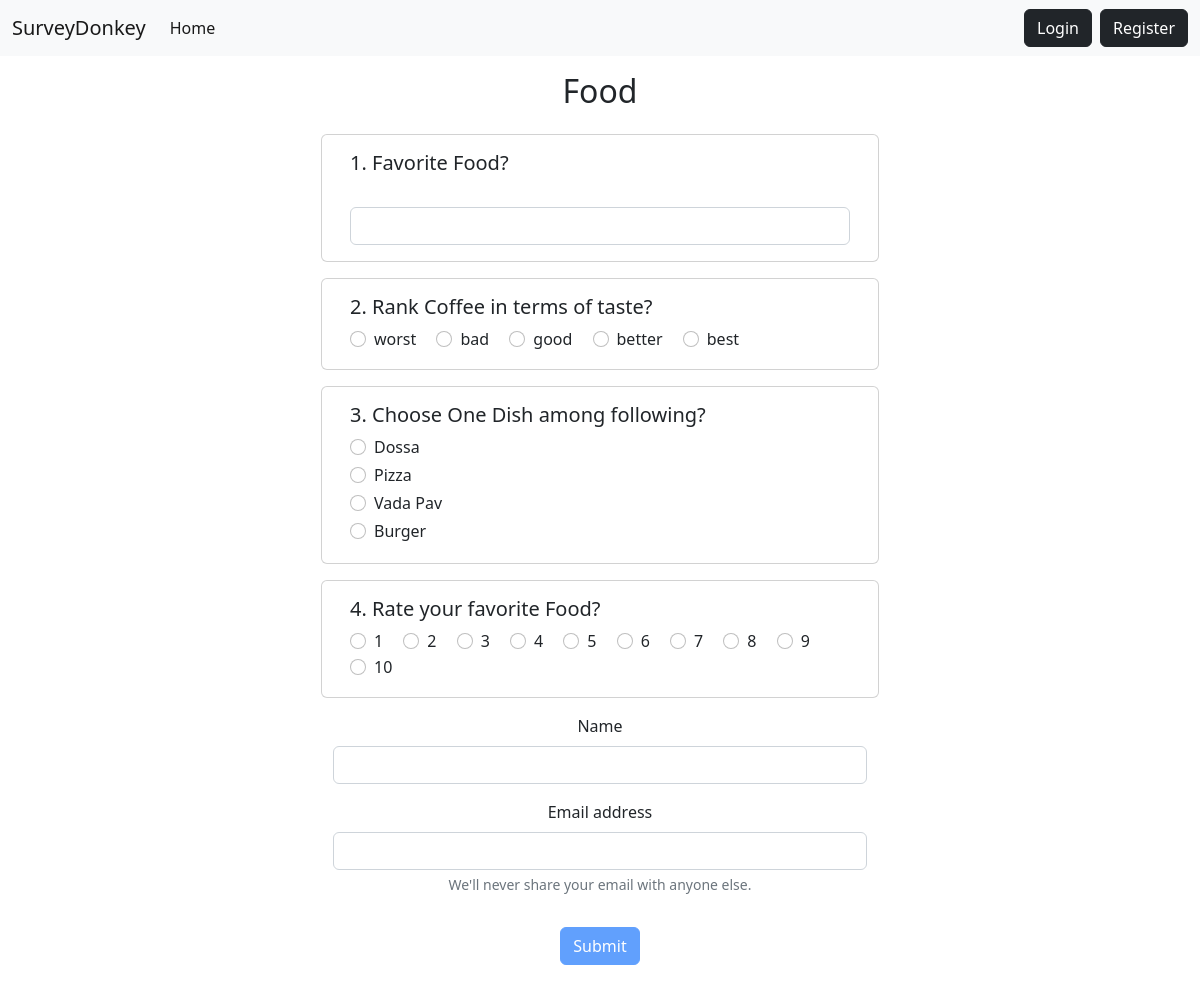
The page /give-survey/11/ on the database its author committed.
### app/models.py (models this page shows)
class Survey(models.Model):
    name = models.CharField(max_length=100)
    questions = models.ManyToManyField('SurveyQuestion')
    user = models.ManyToManyField(User, blank = True)
    userEmail = models.ManyToManyField('UnregisteredUserEmail', blank = True)

class SurveyQuestion(models.Model):
    choices = [
        ("1", "Rating"),
        ("2", "Mcq"),
        ("3", "Ranking"),
        ("4", "Value Based"),
    ]
    question = models.CharField(max_length=100)
    type = models.CharField(max_length=50, choices=choices)
    option1 = models.CharField(max_length=100, null = True, blank = True)
    option2 = models.CharField(max_length=100, null = True, blank = True)
    option3 = models.CharField(max_length=100, null = True, blank = True)
    option4 = models.CharField(max_length=100, null = True, blank = True)
    answer = models.CharField(max_length=100, null = True, blank = True)

### app/views.py (the view, shortened to what this page needs)
# urls.py: path('give-survey/<int:pk>/', GiveSurvey.as_view(), name='give-survey'),
class GiveSurvey(View):
    def get(self, request, pk, *args, **kwargs):
        survey = Survey.objects.get(pk = pk)
        context = {
            "survey": survey,
            "ranking": ['worst', 'bad', 'good', 'better', 'best'],
        }
        print(context)
        return render(request, 'app/giveSurvey.html', context)

### app/templates/app/giveSurvey.html (shortened to what this page needs)
{% extends 'app/base.html' %} {% block content %}
<div class="container">
  <div class="row justify-content-center mt-3">
    <div class="col-md-6 col-sm-12 text-center">
      <h2>{{survey.name}}</h2>
    </div>
  </div>
  <form method="post" id="surveyForm">
    {% for question in survey.questions.all %}
    <div class="row justify-content-center my-3">
      <div class="card col-md-6 col-sm-12">
        <div class="card-body">
          <h5 class="card-title">
            {{ forloop.counter }}. {{ question.question }}
          </h5>
          {% if question.type == "1" %}
          {% for i in '0123456789'|make_list %}
          <div class="form-check form-check-inline">
            <input class="form-check-input" type="radio" name="{{ question.pk }}" id="{{ question.pk }}"
              value="{{forloop.counter}}" />
            <label class="form-check-label" for="inlineRadio{{forloop.counter}}">{{forloop.counter}}</label>
          </div>
          {% endfor %}
          {% endif %}
          {% if question.type == "2" %}
          <div class="form-check mb-1">
            <input class="form-check-input" type="radio" name="{{ question.pk }}" id="option1"
              value="{{ question.option1 }}" />
            <label class="form-check-label" for="option1">{{ question.option1 }}</label>
          </div>
          <div class="form-check mb-1">
            <input class="form-check-input" type="radio" name="{{ question.pk }}" id="option2"
              value="{{ question.option2 }}" />
            <label class="form-check-label" for="option2">{{ question.option2 }}</label>
          </div>
          <div class="form-check mb-1">
            <input class="form-check-input" type="radio" name="{{ question.pk }}" id="option3"
              value="{{ question.option3 }}" />
            <label class="form-check-label" for="option3">{{ question.option3 }}</label>
          </div>
          <div class="form-check mb-1">
            <input class="form-check-input" type="radio" name="{{ question.pk }}" id="option4"
              value="{{ question.option4 }}" />
            <label class="form-check-label" for="option4">{{ question.option4 }}</label>
          </div>
          {% endif %}
          {% if question.type == "3" %}
          {% for rank in ranking %}
          <div class="form-check form-check-inline">
            <input class="form-check-input" type="radio" name="{{ question.pk }}" id="rank{{ forloop.counter }}"
              value="{{ rank }}" />
            <label class="form-check-label" for="rank{{ forloop.counter }}">{{ rank }}</label>
          </div>
          {% endfor %}
          {% endif %}
          {% if question.type == "4" %}
          <div>
            <input type="text" class="form-control" id="valueBased" name="{{ question.pk }}" />
          </div>
          {% endif %}
        </div>
      </div>
    </div>
    {% endfor %}
    {% if not request.user.is_authenticated %}
    <div class="row justify-content-center mb-3">
      <div class="col-md-6 col-sm-12 text-center">
        <div class="mb-3">
          <label for="name" class="form-label">Name</label>
          <input type="text" class="form-control" id="name" name="name" aria-describedby="emailHelp" required>
        </div>
        <div class="mb-3">
          <label for="email" class="form-label">Email address</label>
          <input type="email" class="form-control" id="email" onChange="verifyEmail('{{ survey.pk }}')" name="email" value="" aria-describedby="emailHelp" required>
          <div id="emailHelp" class="form-text">We'll never share your email with anyone else.</div>
        </div>
      </div>
    </div>
    {% endif %}
    <div class="row justify-content-center mb-3">
      <div class="col-md-6 col-sm-12 text-center">
      {% if request.user.is_authenticated %}
        <button id="submitBtn" type="submit" class="btn btn-primary">Submit</button>
      {% else %}
        <button disabled id="submitBtn" type="submit" class="btn btn-primary">Submit</button>
      {% endif %}
      </div>
    </div>
</div>
{% endblock %}

### app/templates/app/base.html (shortened to what this page needs)
{% load static %}
<!DOCTYPE html>
<html lang="en">
  <head>
    <link
      href="https://cdn.jsdelivr.net/npm/bootstrap@5.2.0-beta1/dist/css/bootstrap.min.css"
      rel="stylesheet"
    />
  </head>
  <body>
    {% include 'app/nav.html' %}
    <div class="container">{% block content %} {% endblock %}</div>
  </body>
</html>

### app/templates/app/nav.html (shortened to what this page needs)
<nav class="navbar navbar-expand-lg bg-light">
  <div class="container-fluid">
    <a class="navbar-brand" href="{% url 'index' %}">SurveyDonkey</a>
    <div class="collapse navbar-collapse" id="navbarSupportedContent">
      <ul class="navbar-nav me-auto mb-2 mb-lg-0">
        <li class="nav-item">
          <a
            class="nav-link active"
            aria-current="page"
            href="{% url 'index' %}"
            >Home</a>
        </li>
      </ul>
      <form class="d-flex" role="search">
        {% if user.is_authenticated %}
        <a href="{% url 'account_logout' %}" class="btn btn-dark me-2">Sign Out</a>
        {% else %}
        <a href="{% url 'account_login' %}" class="btn btn-dark me-2">Login</a>
        <a href="{% url 'account_signup' %}" class="btn btn-dark">Register</a>
        {% endif %}
      </form>
    </div>
  </div>
</nav>

### rows shown on the page
Survey: name "Food"
SurveyQuestion: question "Favorite Food?"
SurveyQuestion: question "Rank Coffee in terms of taste?", ranking "worst" "bad" "good" "better" "best"
SurveyQuestion: question "Choose One Dish among following?", option1 "Dossa", option2 "Pizza", option3 "Vada Pav", option4 "Burger"
SurveyQuestion: question "Rate your favorite Food?"
